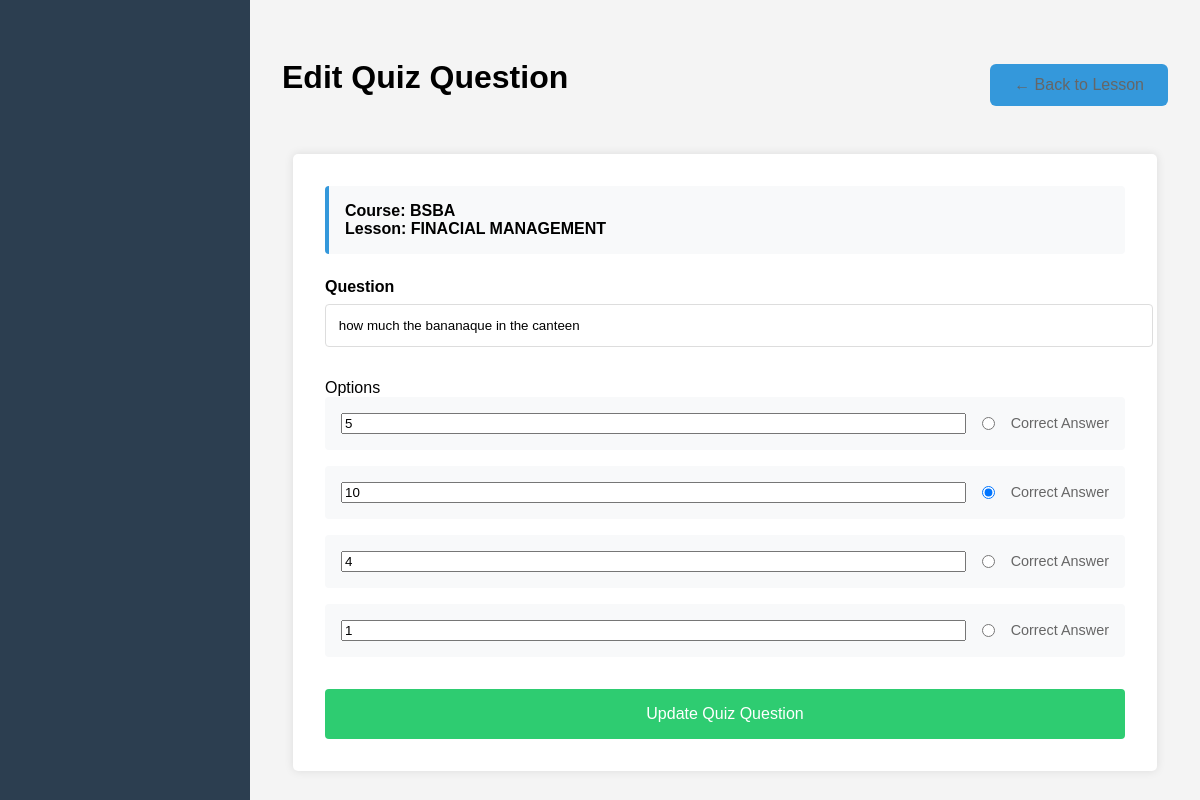
The app's page /admin/edit_quiz.php?id=2 (signed in) with its own data.
### tables this page shows
CREATE TABLE `quizzes` (
  `id` int(11) NOT NULL,
  `lesson_id` int(11) DEFAULT NULL,
  `question` text DEFAULT NULL,
  `options` text DEFAULT NULL,
  `correct_answer` varchar(255) DEFAULT NULL,
  `created_at` timestamp NOT NULL DEFAULT current_timestamp()
);

CREATE TABLE `courses` (
  `id` int(11) NOT NULL,
  `title` varchar(200) NOT NULL,
  `description` text DEFAULT NULL,
  `created_at` timestamp NOT NULL DEFAULT current_timestamp()
);

CREATE TABLE `lessons` (
  `id` int(11) NOT NULL,
  `course_id` int(11) DEFAULT NULL,
  `title` varchar(200) NOT NULL,
  `content` text DEFAULT NULL,
  `order_number` int(11) DEFAULT NULL,
  `created_at` timestamp NOT NULL DEFAULT current_timestamp()
);

### admin/edit_quiz.php (the view, shortened to what this page needs)
<?php
require_once '../config/database.php';
$quiz_id = $_GET['id'];
$quiz_sql = "SELECT q.*, l.title as lesson_title, l.id as lesson_id, c.title as course_title
             FROM quizzes q
             JOIN lessons l ON q.lesson_id = l.id
             JOIN courses c ON l.course_id = c.id
             WHERE q.id = ?";
$stmt = $conn->prepare($quiz_sql);
$stmt->bind_param("i", $quiz_id);
$stmt->execute();
$quiz = $stmt->get_result()->fetch_assoc();
$options = json_decode($quiz['options'], true);
?>
<!DOCTYPE html>
<html lang="en">
<head>
    <link rel="stylesheet" href="../css/style.css">
    <link rel="stylesheet" href="css/admin.css">
</head>
<body>
    <div class="admin-layout">
        <div class="admin-sidebar">
        </div>
        <div class="admin-main">
            <div class="admin-header">
                <h1>Edit Quiz Question</h1>
                <div class="header-actions">
                    <a href="edit_lesson.php?id=<?php echo $quiz['lesson_id']; ?>" class="btn-back">← Back to Lesson</a>
                </div>
            </div>
            <div class="course-form-container">
                <div class="course-info">
                    Course: <?php echo htmlspecialchars($quiz['course_title']); ?><br>
                    Lesson: <?php echo htmlspecialchars($quiz['lesson_title']); ?>
                </div>
                <form method="POST" action="" class="quiz-form">
                    <div class="form-group">
                        <label>Question</label>
                        <input type="text" name="question" value="<?php echo htmlspecialchars($quiz['question']); ?>" required>
                    </div>
                    <div class="options-container">
                        <label>Options</label>
                        <?php foreach ($options as $index => $option) { ?>
                            <div class="option-group">
                                <input type="text" name="options[]" value="<?php echo htmlspecialchars($option); ?>" required>
                                <input type="radio" name="correct_answer" value="<?php echo $index; ?>"
                                       <?php echo ($quiz['correct_answer'] == $index) ? 'checked' : ''; ?> required>
                                <label class="radio-label">Correct Answer</label>
                            </div>
                        <?php } ?>
                    </div>
                    <button type="submit" name="update_quiz" class="btn-submit">Update Quiz Question</button>
                </form>
            </div>
        </div>
    </div>
</body>
</html>

### css/style.css (style rules this page uses)
body { font-family: Arial, sans-serif; background-color: #f4f4f4; margin: 0; padding: 0; }
.form-group { margin-bottom: 20px; }
.form-group label { display: block; margin-bottom: 5px; }
.form-group input { width: 100%; padding: 8px; border: 1px solid #ddd; border-radius: 4px; }
button { background-color: #4CAF50; color: white; padding: 10px 15px; border: none; border-radius: 4px; cursor: pointer; width: 100%; }
.btn-submit { background: #2ecc71; color: white; padding: 1rem 2rem; border: none; border-radius: 6px; cursor: pointer; font-size: 1rem; width: 100%; transition: background 0.3s ease; }
.btn-back { display: inline-block; background: #3498db; color: white; padding: 0.75rem 1.5rem; border-radius: 6px; text-decoration: none; margin-top: 1rem; transition: background 0.3s ease; }

### admin/css/admin.css (style rules this page uses)
.admin-layout { display: grid; grid-template-columns: 250px 1fr; min-height: 100vh; }
.admin-sidebar { background: #2c3e50; color: white; padding: 1rem; }
.admin-main { padding: 2rem; background: #f4f4f4; }
.admin-header { display: flex; justify-content: space-between; align-items: center; margin-bottom: 2rem; }
.course-form-container { background: white; padding: 2rem; border-radius: 5px; box-shadow: 0 0 10px rgba(0,0,0,0.1); max-width: 800px; margin: 0 auto; }
.btn-submit { background: #4CAF50; color: white; padding: 1rem 2rem; border: none; border-radius: 4px; cursor: pointer; font-size: 1rem; width: 100%; }
.header-actions { display: flex; gap: 1rem; }
.btn-back { color: #666; text-decoration: none; }
.course-info { background: #f9f9f9; padding: 1rem; border-radius: 4px; margin-bottom: 1.5rem; font-weight: bold; }
.quiz-form .options-container { margin: 2rem 0; }
.option-group { display: flex; align-items: center; gap: 1rem; margin-bottom: 1rem; padding: 1rem; background: #f9f9f9; border-radius: 4px; }
.option-group input[type="text"] { flex: 1; }
.radio-label { font-size: 0.9rem; color: #666; }
.form-group { margin-bottom: 1.5rem; }
.form-group label { display: block; margin-bottom: 0.5rem; }
.form-group input { width: 100%; padding: 0.8rem; border: 1px solid #ddd; border-radius: 4px; }
.btn-submit { width: 100%; padding: 1rem; background: #2c3e50; color: white; border: none; border-radius: 4px; cursor: pointer; }
.form-group label { display: block; margin-bottom: 0.5rem; font-weight: bold; }
.btn-submit { background: #2ecc71; color: white; padding: 1rem 2rem; border: none; border-radius: 4px; cursor: pointer; width: 100%; font-size: 1rem; }
.course-info { background: #f8f9fa; padding: 1rem; margin-bottom: 1.5rem; border-radius: 4px; border-left: 4px solid #3498db; }
.options-container { margin: 2rem 0; }
.option-group { display: flex; align-items: center; gap: 1rem; margin-bottom: 1rem; padding: 1rem; background: #f8f9fa; border-radius: 4px; }
.option-group input[type="radio"] { margin: 0; }
.radio-label { font-size: 0.9rem; color: #666; margin: 0; }
.header-actions { margin: 1rem 0; }

### records on screen
quizzes: courses.title "BSBA", lesson.title "FINACIAL MANAGEMENT", question "how much the bananaque in the canteen", options "5", options "10", correct_answer "☑", options "4", options "1"
